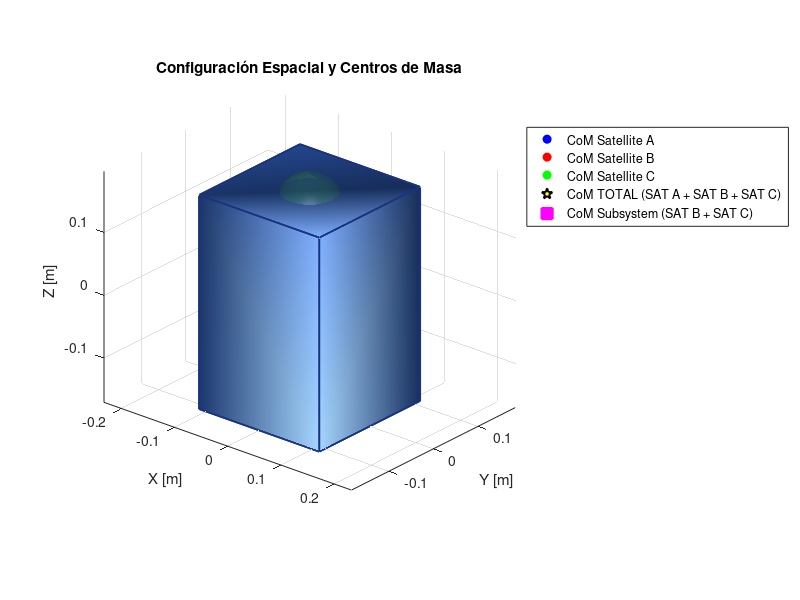

MATLAB code for this plot:
%% -------------------------------------------------------------------------
% CÁLCULO DE PROPIEDADES MÁSICAS: SISTEMA MULTICUERPO (12U + CARGAS)
% -------------------------------------------------------------------------
% Descripción:
%   Calcula el Centro de Masa (CoM) y el Tensor de Inercia total de un
%   sistema compuesto por 3 cuerpos:
%       - Cuerpo A: Satélite CubeSat 12U (Paralelepípedo)
%       - Cuerpo B: Carga útil esférica (Hueca/Sólida)
%       - Cuerpo C: Carga útil esférica secundaria (Hueca/Sólida)
%   Utiliza el Teorema de los Ejes Paralelos (Steiner) para combinar las
%   inercias respecto a un marco de referencia común.
%
% Unidades: Sistema Internacional (kg, m, kg·m²)
% -------------------------------------------------------------------------

clear; clc; close all;

%% 1. DEFINICIÓN DE PARÁMETROS FÍSICOS
error = 0.30; % Porcentaje de error

% -------------------------------------------------------------------------
% 1.1. Satélite A (Cuerpo Principal - 12U)
% Fuente: Configuración 1 (CAD/SolidWorks)
% -------------------------------------------------------------------------
m_a = 1.343382; % Masa (kg)
m_a = m_a + error*m_a;

% Dimensiones del Chasis 12U (m)
l_x_a = 226.3e-3; 
l_y_a = 226.3e-3; 
l_z_a = 340.5e-3; 

% Posición y CoM
pos_a = [0, 0, 0]; % Origen del marco de referencia (Centro Geométrico)
com_a = [0.05, -0.44, -149.03] * 1e-3; % CoM local respecto al origen geométrico

% Tensor de Inercia local respecto a SU propio CoM (kg·m²)
% Nota: Se multiplica por 1e-9 para convertir de g·mm² a kg·m²
I_a = [ 31082487.31,    -7248.29,     6857.64;
          -7248.29,  31252296.38,   -66413.94;
           6857.64,    -66413.94, 19986919.63 ] * 1e-9;

% -------------------------------------------------------------------------
% 1.2. Satélite B (Carga Útil 1 - Esfera)
% -------------------------------------------------------------------------
m_b = 5.0;  % Masa (kg)
m_b = m_b + error*m_b;
r_b = 0.1;  % Radio (m)

% Posición: Apilado sobre el eje Z del Satélite A
% (Cálculo geométrico basado en mounting plate)
pos_b = [0, 0, (67.3e-3 - l_z_a/2 + r_b)]; 

% Inercia Local (Esfera Hueca: 2/3*m*r^2 | Esfera Sólida: 2/5*m*r^2)
% Actualmente configurado como: ESFERA HUECA (Shell)
factor_b = 2/3; 
I_b = diag([factor_b*m_b*r_b^2, factor_b*m_b*r_b^2, factor_b*m_b*r_b^2]);

% -------------------------------------------------------------------------
% 1.3. Satélite C (Carga Útil 2 - Esfera Pequeña)
% -------------------------------------------------------------------------
m_c = 0.5;   % Masa (kg)
m_c = m_c + error*m_c;
r_c = 0.05;  % Radio (m)

% Posición: Apilado directamente sobre el Satélite B
pos_c = pos_b + [0, 0, r_b + r_c];

% Inercia Local (Esfera Hueca)
factor_c = 2/3;
I_c = diag([factor_c*m_c*r_c^2, factor_c*m_c*r_c^2, factor_c*m_c*r_c^2]);

%% 2. CÁLCULO DEL SISTEMA TOTAL (A + B + C)

% 2.1. Centro de Masa Total (CoM_ABC)
M_tot = m_a + m_b + m_c;

% Vectores de posición absolutos (Asumiendo que pos_a es el origen [0,0,0])
rr_a = com_a(:); % El CoM de A ya incluye su desviación interna
rr_b = pos_b(:); % Asumimos esfera homogénea -> CoM = Centro Geométrico
rr_c = pos_c(:); % Asumimos esfera homogénea -> CoM = Centro Geométrico

r_COM_TOTAL = (m_a*rr_a + m_b*rr_b + m_c*rr_c) / M_tot;

% 2.2. Tensor de Inercia Total (Teorema de Steiner / Ejes Paralelos)
% Función anónima para la matriz de transporte: J = m * ((r'r)I - rr')
P = @(r) (dot(r,r)*eye(3) - (r(:)*r(:).'));

% Suma de Inercias Locales + Transporte al CoM Total
I_COM_TOTAL = (I_a + m_a*P(rr_a - r_COM_TOTAL)) ...
            + (I_b + m_b*P(rr_b - r_COM_TOTAL)) ...
            + (I_c + m_c*P(rr_c - r_COM_TOTAL));

% 2.3. Resultados en Consola
fprintf('\n=================================================\n');
fprintf(' RESULTADOS: SISTEMA COMPLETO (A + B + C)\n');
fprintf('=================================================\n');
fprintf('Masa Total:       %.4f kg\n', M_tot);
fprintf('Centro de Masa:   [%.4f, %.4f, %.4f] m\n', r_COM_TOTAL);
fprintf('Tensor de Inercia (Respecto al CoM Total) [kg·m²]:\n');
disp(I_COM_TOTAL);

%% 3. CÁLCULO DEL SUBSISTEMA DE CARGAS (B + C)
% Útil para análisis de separación o dinámica flexible

M_tot_BC  = m_b + m_c;
r_COM_BC  = (m_b*rr_b + m_c*rr_c) / M_tot_BC;

% Inercia combinada de B y C respecto a SU propio CoM común
I_COM_BC = (I_b + m_b*P(rr_b - r_COM_BC)) ...
         + (I_c + m_c*P(rr_c - r_COM_BC));

fprintf('\n=================================================\n');
fprintf(' RESULTADOS: SUBSISTEMA CARGAS (B + C)\n');
fprintf('=================================================\n');
fprintf('Masa (B+C):       %.4f kg\n', M_tot_BC);
fprintf('Centro de Masa:   [%.4f, %.4f, %.4f] m\n', r_COM_BC);
fprintf('Tensor de Inercia (Respecto al CoM B-C) [kg·m²]:\n');
disp(I_COM_BC);

%% 4. VISUALIZACIÓN 3D
% -------------------------------------------------------------------------
figure('Name','Configuración Multicuerpo','Color','w'); 
hold on; axis equal; grid on; view(40,25);
xlabel('X [m]'); ylabel('Y [m]'); zlabel('Z [m]');
title('Configuración Espacial y Centros de Masa');

% --- 4.1. Dibujar Satélite A (Caja Transparente) ---
hx = l_x_a/2; hy = l_y_a/2; hz = l_z_a/2;
V = [-hx -hy -hz; hx -hy -hz; hx hy -hz; -hx hy -hz; 
     -hx -hy  hz; hx -hy  hz; hx hy  hz; -hx hy  hz];
F = [1 2 3 4; 5 6 7 8; 1 2 6 5; 2 3 7 6; 3 4 8 7; 4 1 5 8];

patch('Vertices',V,'Faces',F, 'FaceColor',[0.2 0.4 0.8], ...
      'FaceAlpha',0.15, 'EdgeColor',[0.1 0.2 0.5], 'LineWidth',1.2);

% --- 4.2. Dibujar Satélites B y C (Esferas) ---
[xs, ys, zs] = sphere(50); 

% Satélite B
surf(r_b*xs + pos_b(1), r_b*ys + pos_b(2), r_b*zs + pos_b(3), ...
     'FaceColor',[0.9 0.3 0.3], 'FaceAlpha',0.2, 'EdgeColor','none');

% Satélite C
surf(r_c*xs + pos_c(1), r_c*ys + pos_c(2), r_c*zs + pos_c(3), ...
     'FaceColor',[0.3 0.8 0.3], 'FaceAlpha',0.2, 'EdgeColor','none');

% --- 4.3. Marcadores de Centros de Masa ---
% CoM A (Local)
p1 = plot3(com_a(1), com_a(2), com_a(3), 'bo', 'MarkerFaceColor','b', 'MarkerSize',6);
% CoM B
p2 = plot3(pos_b(1), pos_b(2), pos_b(3), 'ro', 'MarkerFaceColor','r', 'MarkerSize',6);
% CoM C
p3 = plot3(pos_c(1), pos_c(2), pos_c(3), 'go', 'MarkerFaceColor','g', 'MarkerSize',6);

% CoM TOTAL (A+B+C)
p4 = plot3(r_COM_TOTAL(1), r_COM_TOTAL(2), r_COM_TOTAL(3), ...
      'kp', 'MarkerFaceColor','y', 'MarkerSize',12, 'LineWidth',1.5);

% CoM SUBSISTEMA (B+C)
p5 = plot3(r_COM_BC(1), r_COM_BC(2), r_COM_BC(3), ...
      'ms', 'MarkerFaceColor','m', 'MarkerSize',8, 'LineWidth',1.5);

% --- 4.4. Estética Final ---
legend([p1, p2, p3, p4, p5], ...
       'CoM Satellite A', 'CoM Satellite B', 'CoM Satellite C', ...
       'CoM TOTAL (SAT A + SAT B + SAT C)', 'CoM Subsystem (SAT B + SAT C)', ...
       'Location', 'northeastoutside');

camlight headlight; lighting gouraud;
